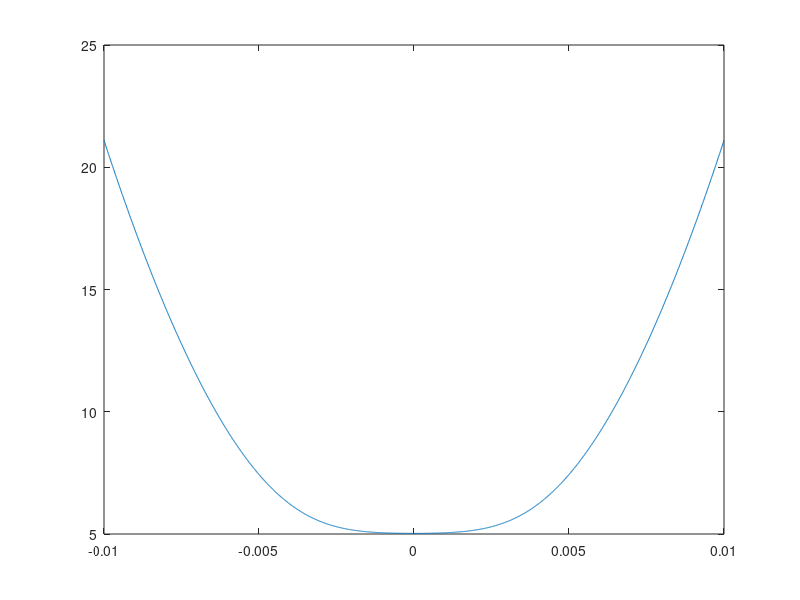

Write the MATLAB code that produced this figure.
clear all
close all


Bd=100*100;
Bdd=40*100*100/2;
Bias=1e-4;
ll=3;
if ll==1
x=-1/100:1/100000:1/100;
y=0;
z=0;
end
if ll==2
y=-1/100:1/100000:1/100;
x=0;
z=0;
end
if ll==3
z=-1/100:1/100000:1/100;
y=0;
x=0;
end

Bx0=0;
By0=5;
Bz0=.5;
    
Bx=Bx0+Bd*x-Bdd*x.*z;
By=By0-Bd*y-Bdd*y.*z;
Bz=Bz0+Bdd*(z.^2-(x.^2+y.^2)/2)

B=sqrt(Bx.^2+By.^2+Bz.^2);

if ll==1
plot(x,B)
end
if ll==2
plot(y,B)
end

if ll==3
plot(z,B)
end

